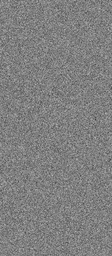
#> input picture ChannelTest/quantum-2-1.png, 112 x 256 px, shrunk from 873 x 1999 before the run, given in place of train, which was not available
$ python classical.py
#> lines starting #> are read from the running program, lines starting #| are printed output that depends on the picture
import numpy as np
from random import randint
from statistics import mode
import os
# File names
in_name = 'cat.png'
out_name = 'cat2.png'
bw_name = 'blackcat.png'

from PIL import Image

def convert_to_bw(filename,outname):
    image_file = Image.open(filename) # open colour image
    image_file = image_file.convert('1') # convert image to black and white
    image_file.save(outname)
# Read data and convert to a list of bits
# Convert the list of bits back to bytes and save


def handle_redundancy(input_bit, k, probability, function):
    output_bits = []
    for j in range(2*k+1):
        output_bits.append(function(input_bit, probability))
    return mode(output_bits)


def randomize_bw(input_cell, probability):
    if randint(0,100) < probability:
        if input_cell > 0:
            return 0
        else:
            return 255
    else:
        return input_cell

def bw_channel(filename, probability=20, k=2, outname="cats/traing/{k}"):
#> called with filename = 'cats/train', probability = 1, k = 0, outname = 'cats/train/1-train'
    im = Image.open(filename) # Can be many different formats.
#> im is the input picture: PIL image 112x256 L; min 60, max 187, mean 127.5
    pix = im.load()
    dimension = im.size
#> dimension = (112, 256)
    print(dimension)
#| (112, 256)
    for i in range(dimension[0]):
        for j in range(dimension[1]):
            pix[i,j] = handle_redundancy(pix[i,j], k, probability,randomize_bw)

    # final = Image.fromarray(pix)
    im.save(outname)
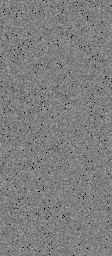
#> saved as 1-train: PIL image 112x256 L; min 0, max 187, mean 126.2
    # Image.save('result.png')
    # pix[x,y] = value

if __name__ == "__main__":
    for k in os.listdir('cats'):
        # convert_to_bw(f"cats/{k}", f"cats/{k}")

        for j in range(1,3):
            bw_channel(f"cats/{k}", outname=f"cats/train/{j}-{k}", k=0, probability=j)


    # [10 lines of commented-out code are left out]

$ run again, on ChannelTest/quantum-2-11.png
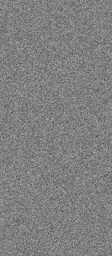
#> input picture ChannelTest/quantum-2-11.png, 112 x 256 px, shrunk from 873 x 1999 before the run, given as the content of the folder cats, which was not available
#> in bw_channel, im is the input picture: PIL image 112x256 L; min 69, max 187, mean 127.6
#| (112, 256)
#> in bw_channel, `im.save(outname)`:
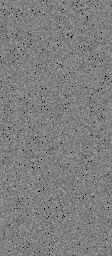
#> saved as 1-quantum-2-11.png: PIL image 112x256 L; min 0, max 187, mean 126.3

$ run again, on ChannelTest/quantum-2-3.png
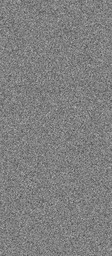
#> input picture ChannelTest/quantum-2-3.png, 112 x 256 px, shrunk from 873 x 1999 before the run, given as the content of the folder cats, which was not available
#> in bw_channel, im is the input picture: PIL image 112x256 L; min 62, max 188, mean 127.5
#| (112, 256)
#> in bw_channel, `im.save(outname)`:
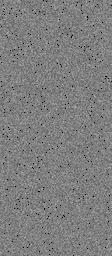
#> saved as 1-quantum-2-3.png: PIL image 112x256 L; min 0, max 188, mean 126.2
